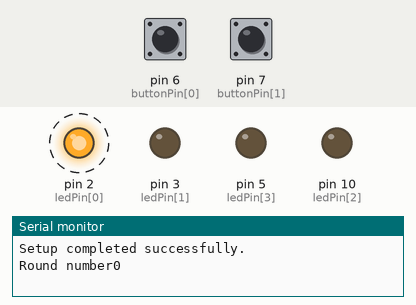
This sketch was run on a simulated Arduino Uno, built with avr-gcc and run on an emulated ATmega328P. Parts: output pins drawn as LEDs (lit = HIGH), the last lines printed to the serial monitor. Dashed ring = blinking. The inputs (shaded band) are chosen by the test bench; at power-on: pin 6 (buttonPin[0]) HIGH, pin 7 (buttonPin[1]) LOW. Random numbers use the default seed unless the sketch sets one.

Above: at 0.1 s.
At 3.2 s:
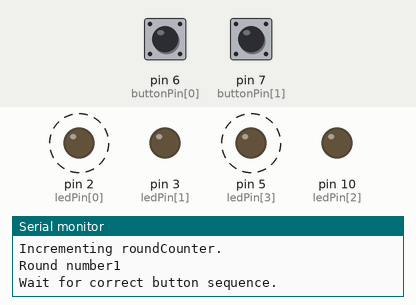
3.3 s: pin 6 (buttonPin[0]) pulled LOW for 3.2 s
At 4.62 s:
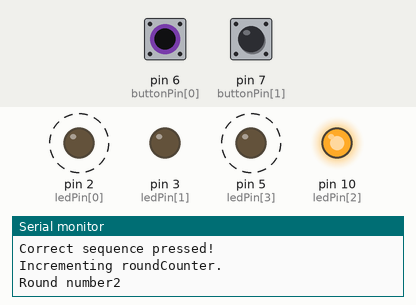
Timing chart, 0 to 6.5 s (numbered marks = the images above; inputs shaded):
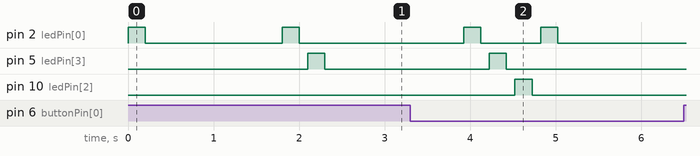

The sketch:

simon_says_part_2.ino
```cpp
// Define constants - these values don't change throughout the code
// the pins that will control the leds
const byte ledPin [] = {2, 3, 10, 5};

// the pins that will read input from the buttons
const byte buttonPin [] = {6, 7, 8, 9};

const short numberOfOptions = sizeof(ledPin) / sizeof(byte);

// counter variable
int i;

// variable to hold which button is pressed
byte whichButton;

// constant to hold the max number of rounds that can be played
const byte maxRounds = 100;

// variable to count the value of the current round
byte roundCounter = 0;

// setup array to hold the series of prompts for every round
byte promptArray [maxRounds];

// setup function - runs once
void setup() {
	// setup pin modes as input or output

	// loop through each led pin and set up as output
	for (i = 0; i < numberOfOptions; i++) {
		pinMode(ledPin[i], OUTPUT);
		// keep led off by default
		digitalWrite(ledPin[i], LOW);
	}

	// loop through each button and set up as input
	// button pin is floating value. It relies on the pull up resistor for it's value
	// unpressed - HIGH
	// pressed - LOW
	for (i = 0; i < numberOfOptions; i++) {
		pinMode(buttonPin, INPUT);
	}

	// keep led off by default
	digitalWrite(ledPin, LOW);

	// start serial monitor for debugging
	Serial.begin(9600);

	// setup up random seed with floating analog input
	int seed = analogRead(0);
	randomSeed(seed);

	// print a debug statement
	Serial.println("Setup completed successfully.");
}

// loop function - runs continuously after setup() is run
void loop() {
	Serial.print("Round number"); Serial.println(roundCounter);

	// generate a random number between 0 and 3 and put it in the next available spot in the prompt array
	promptArray[roundCounter] = random(4);

	// blink each led in the sequence of prompts
	for (i = 0; i <= roundCounter; i++) {
		digitalWrite(ledPin[promptArray[i]], HIGH);

		// blink length
		delay(200);

		digitalWrite(ledPin[promptArray[i]], LOW);

		// delay between led blinks
		delay(100);
	}

	Serial.println("Wait for correct button sequence.");

	// set play counter 0 for new round
	i = 0;

	// a loop to check the value of the button until it turns low
	// after a correct button press, the round counter will increment and the loop will wait for the next correct button press in the sequence
	while(1) {
		// check if a button is pressed and which one
		whichButton = checkButton();

		// check if a button has been pressed
		if (whichButton != 4) {
			// if a button has been pressed, check if it's the same as the prompt
			if (whichButton == promptArray[i]) {
				digitalWrite(ledPin[promptArray[i]], HIGH);

				// blink length
				delay(200);

				digitalWrite(ledPin[promptArray[i]], LOW);

				// wait for button to depress
				while (whichButton != 4) {
					whichButton = checkButton();
				}
			}

			// if the play counter is equal to the round counter, the sequence has been completed.
			// exit the user round loop
			if (i == roundCounter) {
				delay(1000);
				break;
			}

			// increment play counter so the while loop waits for the next prompt in the sequence
			i++;
		}

		// wait a little bit to prevent false readings due to bouncing
		delay(20);
	}

	Serial.println("Correct sequence pressed!");

	Serial.println("Incrementing roundCounter.");
	roundCounter++;

	delay(500);
}

// checks to see if the value of each button pin is LOW (pressed)
// if so, the function returns a value between 0 and 3 corresponding to that button
// if the loop completes and every button pin reads HIGH, the function returns 4
byte checkButton () {
	for (byte i = 0; i < 4; i++) {
		if (digitalRead(buttonPin[i]) == LOW) { return i; }
	}
	return 4;
}
```

Measured:
- by itself, pin 2 (ledPin[0]): alternates HIGH for 0.20 s and LOW for 0.70 s, 4 changes in all, then stays LOW
